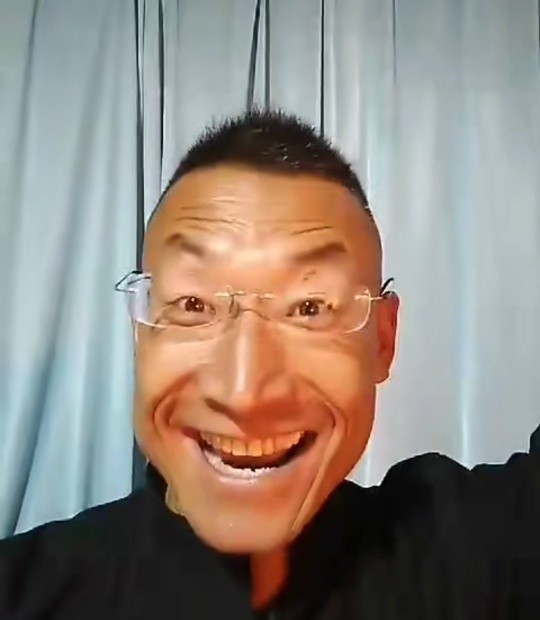
#> input picture AA_classification/pic.jpg, 540 x 620 px
$ python functions.py
#> lines starting #> are read from the running program, lines starting #| are printed output that depends on the picture

import cv2
import numpy as np


def blend(img1, img2, alpha):
    if alpha == 0.0:
        out = img1
    elif alpha == 1.0:
        out = img2
    else:
        img1 = img1.astype(np.float32)
        img2 = img2.astype(np.float32)
        out = (img1 + alpha * (img2 - img1)).astype(np.uint8)
    return out


def autocontrast_func(img, cutoff=0):
    '''
        same output as PIL.ImageOps.autocontrast
    '''
    n_bins = 256
    def tune_channel(ch):
        n = ch.size
        cut = cutoff * n // 100
        if cut == 0:
            high, low = ch.max().astype(np.int64), ch.min().astype(np.int64)
        else:
            hist = cv2.calcHist([ch], [0], None, [n_bins], [0, n_bins])
            low = np.argwhere(np.cumsum(hist) > cut)
            low = 0 if low.shape[0] == 0 else low[0]
            high = np.argwhere(np.cumsum(hist[::-1]) > cut)
            high = n_bins - 1 if high.shape[0] == 0 else n_bins - 1 - high[0]
        if high <= low:
            table = np.arange(n_bins)
        else:
            scale = (n_bins - 1) / (high - low)
            offset = -low * scale
            table = np.arange(n_bins) * scale + offset
            table[table < 0] = 0
            table[table > n_bins - 1] = n_bins - 1
        table = table.clip(0, 255).astype(np.uint8)
        return table[ch]
    channels = [tune_channel(ch) for ch in cv2.split(img)]
    out = cv2.merge(channels)
    return out


def equalize_func(img):
    '''
        same output as PIL.ImageOps.equalize
        PIL's implementation is different from cv2.equalize
    '''
    n_bins = 256
    def tune_channel(ch):
        hist = cv2.calcHist([ch], [0], None, [n_bins], [0, n_bins])
        non_zero_hist = hist[hist != 0].reshape(-1)
        step = np.sum(non_zero_hist[:-1]) // (n_bins - 1)
        if step == 0: return ch
        n = np.empty_like(hist)
        n[0] = step // 2
        n[1:] = hist[:-1]
        table = (np.cumsum(n) // step).clip(0, 255).astype(np.uint8)
        return table[ch]
    channels = [tune_channel(ch) for ch in cv2.split(img)]
    out = cv2.merge(channels)
    return out


def invert_func(img):
    '''
        same output as PIL.ImageOps.invert
    '''
    return 255 - img


def rotate_func(img, degree, fill=(0, 0, 0)):
    '''
    like PIL, rotate by degree, not radians
    '''
    H, W = img.shape[0], img.shape[1]
    center = W / 2, H / 2
    M = cv2.getRotationMatrix2D(center, degree, 1)
    out = cv2.warpAffine(img, M, (W, H), borderValue=fill)
    return out


def posterize_func(img, bits):
    '''
        same output as PIL.ImageOps.posterize
    '''
    out = np.bitwise_and(img, np.uint8(255 << (8 - bits)))
    return out


def solarize_func(img, thresh=128):
    '''
        same output as PIL.ImageOps.posterize
    '''
    table = np.array([el if el < thresh else 255 - el for el in range(256)])
    table = table.clip(0, 255).astype(np.uint8)
    out = table[img]
    return out


def color_func(img, factor):
    '''
        same output as PIL.ImageEnhance.Color
    '''
    ## implementation according to PIL definition, quite slow
    #  degenerate = cv2.cvtColor(img, cv2.COLOR_BGR2GRAY)[:, :, np.newaxis]
    #  out = blend(degenerate, img, factor)
    #  M = (
    #      np.eye(3) * factor
    #      + np.float32([0.114, 0.587, 0.299]).reshape(3, 1) * (1. - factor)
    #  )[np.newaxis, np.newaxis, :]
    M = (
        np.float32([
            [0.886, -0.114, -0.114],
            [-0.587, 0.413, -0.587],
            [-0.299, -0.299, 0.701]]) * factor
        + np.float32([[0.114], [0.587], [0.299]])
    )
    out = np.matmul(img, M).clip(0, 255).astype(np.uint8)
    return out


def contrast_func(img, factor):
    '''
        same output as PIL.ImageEnhance.Contrast
    '''
    mean = np.sum(np.mean(img, axis=(0, 1)) * np.array([0.114, 0.587, 0.299]))
    table = np.array([(
        el - mean) * factor + mean
        for el in range(256)
    ]).clip(0, 255).astype(np.uint8)
    out = table[img]
    return out


def brightness_func(img, factor):
    '''
        same output as PIL.ImageEnhance.Contrast
    '''
    table = (np.arange(256, dtype=np.float32) * factor).clip(0, 255).astype(np.uint8)
    out = table[img]
    return out


def sharpness_func(img, factor):
    '''
    Implement according to PIL.ImageEnhance.Sharpness, the output is slightly different from the PIL implementation, the differences comes from two things: one is that pil and cv2 use different round methods, one is round() and other is floor(). The other is the boundary padding method, pil remains original pixel values as border, while opencv uses different padding strategies.
    Also note that the implementation of `filter2D` is different between opencv3.4.2 and opencv4.1.2, which will cause the result of opencv3.4.2 matches pil better than 4.1.2.
    '''
    ## This fused the blending process into filter kernel to reduce overhead
    kernel = np.ones((3, 3), dtype=np.float32)
    kernel[1][1] = 5
    kernel /= 13
    kernel = kernel * (1. - factor)
    kernel[1][1] += factor
    out = cv2.filter2D(img, -1, kernel)
    # align border values as pil
    out[0, :, :] = img[0, :, :]
    out[-1, :, :] = img[-1, :, :]
    out[:, 0, :] = img[-1, 0, :]
    out[:, -1, :] = img[-1, -1, :]

    # [14 lines of commented-out code are left out]
    return out


def shear_x_func(img, factor, fill=(0, 0, 0)):
    H, W = img.shape[0], img.shape[1]
    M = np.float32([[1, factor, 0], [0, 1, 0]])
    out = cv2.warpAffine(img, M, (W, H), borderValue=fill, flags=cv2.INTER_LINEAR).astype(np.uint8)
    return out


def shear_y_func(img, factor, fill=(0, 0, 0)):
    H, W = img.shape[0], img.shape[1]
    M = np.float32([[1, 0, 0], [factor, 1, 0]])
    out = cv2.warpAffine(img, M, (W, H), borderValue=fill, flags=cv2.INTER_LINEAR).astype(np.uint8)
    return out


def translate_x_func(img, offset, fill=(0, 0, 0)):
    '''
        same output as PIL.Image.transform
    '''
    H, W = img.shape[0], img.shape[1]
    M = np.float32([[1, 0, -offset], [0, 1, 0]])
    out = cv2.warpAffine(img, M, (W, H), borderValue=fill, flags=cv2.INTER_LINEAR).astype(np.uint8)
    return out


def translate_y_func(img, offset, fill=(0, 0, 0)):
    '''
        same output as PIL.Image.transform
    '''
    H, W = img.shape[0], img.shape[1]
    M = np.float32([[1, 0, 0], [0, 1, -offset]])
    out = cv2.warpAffine(img, M, (W, H), borderValue=fill, flags=cv2.INTER_LINEAR).astype(np.uint8)
    return out


def cutout_func(img, pad_size, replace=(0, 0, 0)):
    replace = np.array(replace, dtype=np.uint8)
    H, W = img.shape[0], img.shape[1]
    rh, rw = np.random.random(2)
    ch, cw = int(rh * H), int(rw * W)
    x1, x2 = max(ch - pad_size, 0), min(ch + pad_size, H)
    y1, y2 = max(cw - pad_size, 0), min(cw + pad_size, W)
    out = img.copy()
    out[x1:x2, y1:y2, :] = replace
    return out


def solarized_add_func(img, addition=0, thresh=128):
    table = np.array([
        el + addition if el < thresh else el for el in range(256)
    ]).clip(0, 255).astype(np.uint8)
    out = table[img]
    return out


func_dict = {
    'AutoContrast': autocontrast_func,
    'Equalize': equalize_func,
    'Invert': invert_func,
    'Rotate': rotate_func,
    'Posterize': posterize_func,
    'Solarize': solarize_func,
    'Color': color_func,
    'Contrast': contrast_func,
    'Brightness': brightness_func,
    'Sharpness': sharpness_func,
    'ShearX': shear_x_func,
    'ShearY': shear_y_func,
    'TranslateX': translate_x_func,
    'TranslateY': translate_y_func,
    'Cutout': cutout_func,
    'SolarizeAdd': solarized_add_func,
}


if __name__ == '__main__':
    import PIL
    from PIL import Image, ImageEnhance, ImageOps
    import time

    pth = './pic.jpg'
    impil = Image.open(pth)
#> impil is the input picture: PIL image 540x620 RGB; mean R, G, B 143.2, 133.7, 125.4
    imcv = cv2.imread(pth)
    out_cv = sharpness_func(imcv, 1.0).astype(np.float32)[1:-1, 1:-1, :]
    sharp_pil = ImageEnhance.Sharpness(impil)
    out_pil = np.array(sharp_pil.enhance(1.0))[1:-1, 1:-1, ::-1].astype(np.float32)
    print('sharpness')
    print(np.sum(np.abs(out_pil - out_cv)))
#| 0.0
    print(np.max(np.abs(out_pil - out_cv)))
#| 0.0
    print(np.min(np.abs(out_pil - out_cv)))
#| 0.0

    pth = './pic.jpg'
    #  pth = './example.png'
    impil = Image.open(pth)
    imcv = cv2.imread(pth)
    t1 = time.time()
    n_test = 1
    cutoff = 20
    for i in range(n_test):
        out_cv = autocontrast_func(imcv, cutoff).astype(np.float32)
#> this loop made 1 pass
    t2 = time.time()
    for i in range(n_test):
        out_pil = np.array(ImageOps.autocontrast(impil, cutoff=cutoff))[:, :, ::-1]
    t3 = time.time()
    print('autocontrast')
    print('cv time: {}'.format(t2 - t1))
    print('pil time: {}'.format(t3 - t2))
    print(np.sum(np.abs(out_pil - out_cv)))
#| 0.0
    print(np.max(np.abs(out_pil - out_cv)))
#| 0.0
    print(np.min(np.abs(out_pil - out_cv)))
#| 0.0

    pth = './pic.jpg'
    impil = Image.open(pth)
    imcv = cv2.imread(pth)
    out_cv = equalize_func(imcv).astype(np.float32)
#> in tune_channel, `hist = cv2.calcHist([ch], [0], None, [n_bins], [0, n_bins])`: hist = 256 values, max 5930 at index 27, min 2 at index 243, mean 1307.8
#> in tune_channel, `non_zero_hist = hist[hist != 0].reshape(-1)`: non_zero_hist has the same summary as hist
#> in tune_channel, `step = np.sum(non_zero_hist[:-1]) // (n_bins - 1)`: step = 1312
#> in tune_channel, `table = (np.cumsum(n) // step).clip(0, 255).astype(np.uint8)`: table = 256 values from 0 to 255
#> in tune_channel (call 2), `hist = cv2.calcHist([ch], [0], None, [n_bins], [0, n_bins])`: hist = 256 values, max 5910 at index 27, min 0 at index 251, mean 1307.8
#> in tune_channel (call 2), `non_zero_hist = hist[hist != 0].reshape(-1)`: non_zero_hist = 253 values, max 5910 at index 27, min 1 at index 246, mean 1323.3
#> in tune_channel (call 2), `return table[ch]`:
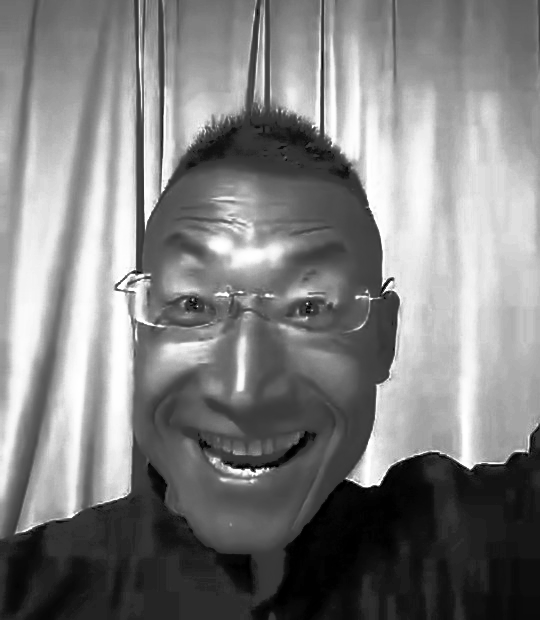
#> returned value: shape (620, 540); min 0, max 255, mean 126.5
#> in tune_channel (call 3), `hist = cv2.calcHist([ch], [0], None, [n_bins], [0, n_bins])`: hist = 256 values, max 5402 at index 23, min 19 at index 1, mean 1307.8
#> in tune_channel (call 3), `non_zero_hist = hist[hist != 0].reshape(-1)`: non_zero_hist has the same summary as hist
#> in tune_channel (call 3), `step = np.sum(non_zero_hist[:-1]) // (n_bins - 1)`: step = 1309
#> in tune_channel (call 3), `return table[ch]`:
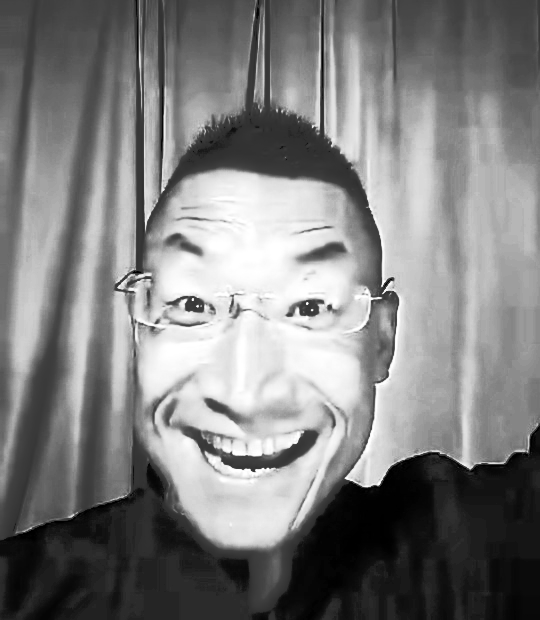
#> returned value: shape (620, 540); min 0, max 255, mean 126.8
#> in equalize_func, `channels = [tune_channel(ch) for ch in cv2.split(img)]`: channels = 3 items
#> out_cv: shape (620, 540, 3) float32
    out_pil = np.array(ImageOps.equalize(impil))[:, :, ::-1]
    print('equalize')
    print(np.sum(np.abs(out_pil - out_cv)))
#| 0.0
    print(np.max(np.abs(out_pil - out_cv)))
#| 0.0
    print(np.min(np.abs(out_pil - out_cv)))
#| 0.0

    ##
    pth = './pic.jpg'
    impil = Image.open(pth)
    imcv = cv2.imread(pth)
    out_cv = invert_func(imcv).astype(np.float32)
#> in invert_func, `return 255 - img`:
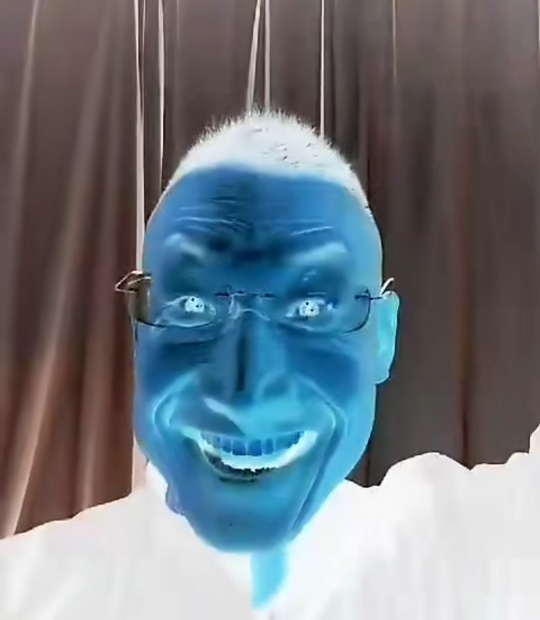
#> returned value: shape (620, 540, 3); mean of channels 0, 1, 2 129.6, 121.3, 111.8; drawn as B, G, R
    out_pil = np.array(ImageOps.invert(impil))[:, :, ::-1]
    print('invert')
    print(np.max(np.abs(out_pil - out_cv)))
#| 0.0
    print(np.min(np.abs(out_pil - out_cv)))
#| 0.0

    ###
    pth = './pic.jpg'
    impil = Image.open(pth)
    imcv = cv2.imread(pth)
    out_cv = rotate_func(imcv, 10).astype(np.float32)
    out_pil = np.array(impil.rotate(10))[:, :, ::-1].astype(np.float32)
    print('rotate')
    print(np.max(np.abs(out_pil - out_cv)))
#| 117.0
    print(np.min(np.abs(out_pil - out_cv)))
#| 0.0

    ##
    pth = './pic.jpg'
    impil = Image.open(pth)
    imcv = cv2.imread(pth)
    out_cv = posterize_func(imcv, 3).astype(np.float32)
    out_pil = np.array(ImageOps.posterize(impil, 3))[:, :, ::-1]
    print('posterize')
    print(np.max(np.abs(out_pil - out_cv)))
#| 0.0
    print(np.min(np.abs(out_pil - out_cv)))
#| 0.0

    ##
    pth = './pic.jpg'
    impil = Image.open(pth)
    imcv = cv2.imread(pth)
    out_cv = solarize_func(imcv, 70).astype(np.float32)
    out_pil = np.array(ImageOps.solarize(impil, 70))[:, :, ::-1].astype(np.float32)
    print('solarize')
    print(np.max(np.abs(out_pil - out_cv)))
#| 0.0
    print(np.min(np.abs(out_pil - out_cv)))
#| 0.0

    ##
    pth = './pic.jpg'
    impil = Image.open(pth)
    imcv = cv2.imread(pth)
    n_test = 1000
    t1 = time.time()
    for i in range(n_test):
        out_cv = color_func(imcv, 0.6).astype(np.float32).astype(np.float32)[:, :, ::-1]
    t2 = time.time()
    for i in range(n_test):
        out_pil = np.array(ImageEnhance.Color(impil).enhance(0.6)).astype(np.float32)
    t3 = time.time()
    print('color')
    print('cv', t2 - t1)
    print('pil', t3 - t2)
    print(np.max(np.abs(out_pil - out_cv)))
#| 1.0
    print(np.min(np.abs(out_pil - out_cv)))
#| 0.0

    ##
    pth = './pic.jpg'
    impil = Image.open(pth)
    imcv = cv2.imread(pth)
    out_cv = contrast_func(imcv, 0.6).astype(np.float32).astype(np.float32)[:, :, ::-1]
#> in contrast_func, `mean = np.sum(np.mean(img, axis=(0, 1)) * np.array([0.114, 0.587, 0.29..`: mean = 135.6
#> in contrast_func, `table = np.array([( el - mean) * factor + mean for el in range(256) ])..`: table = 256 values from 54 to 207
    out_pil = np.array(ImageEnhance.Contrast(impil).enhance(0.6)).astype(np.float32)
    print('contrast')
    print(np.max(np.abs(out_pil - out_cv)))
#| 1.0
    print(np.min(np.abs(out_pil - out_cv)))
#| 0.0

    ##
    pth = './pic.jpg'
    impil = Image.open(pth)
    imcv = cv2.imread(pth)
    out_cv = brightness_func(imcv, 0.6).astype(np.float32).astype(np.float32)[:, :, ::-1]
    out_pil = np.array(ImageEnhance.Brightness(impil).enhance(0.6)).astype(np.float32)
    print('brightness')
    print(np.max(np.abs(out_pil - out_cv)))
#| 0.0
    print(np.min(np.abs(out_pil - out_cv)))
#| 0.0

    ##
    pth = './pic.jpg'
    impil = Image.open(pth)
    imcv = cv2.imread(pth)
    out_cv = shear_x_func(imcv, -0.2)
#> in shear_x_func, `M = np.float32([[1, factor, 0], [0, 1, 0]])`: M = [[1, -0.2, 0], [0, 1, 0]]
#> in shear_x_func, `out = cv2.warpAffine(img, M, (W, H), borderValue=fill, flags=cv2.INTER..`:
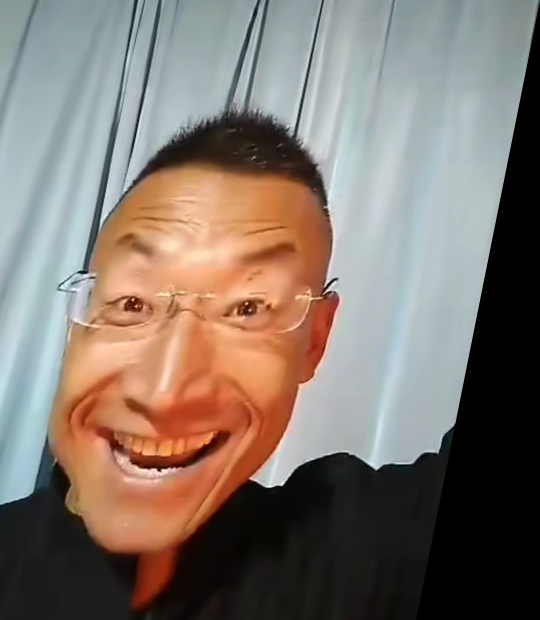
#> out: shape (620, 540, 3); mean B, G, R 109.3, 118.2, 129.8
    cv2.imwrite('out_cv2.jpg', out_cv)
    out_cv = out_cv.astype(np.float32)[:, :, ::-1]
    out_pil = impil.transform(impil.size, Image.AFFINE, (1, 0.2, 0, 0, 1, 0), Image.BICUBIC, fillcolor=0)
#> out_pil: PIL image 540x620 RGB
    out_pil.save('out_pil.jpg')
    out_pil = np.array(out_pil).astype(np.float32)
#> out_pil: shape (620, 540, 3) float32
    print('shear_x')
    print(out_pil[30:35, 40:45, 0])
#| [[139. 140. 140. 140. 140.]
#|  [140. 140. 140. 140. 140.]
#|  [137. 138. 139. 139. 139.]
#|  [138. 138. 137. 138. 138.]
#|  [139. 138. 137. 138. 138.]]
    print(out_cv[30:35, 40:45, 0])
#| [[139. 140. 140. 140. 140.]
#|  [140. 140. 140. 140. 140.]
#|  [138. 138. 139. 139. 139.]
#|  [138. 138. 138. 139. 139.]
#|  [139. 138. 138. 139. 139.]]
    print(np.max(np.abs(out_pil - out_cv)))
#| 113.0
    print(np.min(np.abs(out_pil - out_cv)))
#| 0.0

    ##
    pth = './pic.jpg'
    impil = Image.open(pth)
    imcv = cv2.imread(pth)
    out_cv = shear_y_func(imcv, 0.2)
#> in shear_y_func, `M = np.float32([[1, 0, 0], [factor, 1, 0]])`: M = [[1, 0, 0], [0.2, 1, 0]]
#> in shear_y_func, `out = cv2.warpAffine(img, M, (W, H), borderValue=fill, flags=cv2.INTER..`:
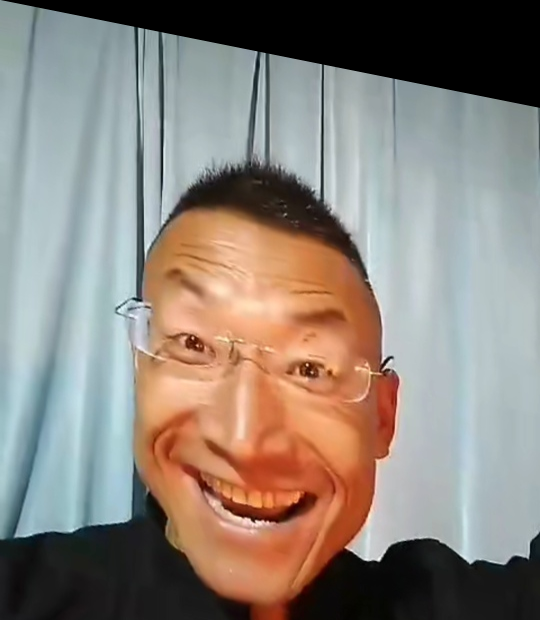
#> out: shape (620, 540, 3); mean B, G, R 123.7, 131.8, 140.9
    out_cv = out_cv.astype(np.float32)[:, :, ::-1]
    out_pil = impil.transform(impil.size, Image.AFFINE, (1, 0, 0, -0.2, 1, 0), Image.BICUBIC, fillcolor=0)
#> out_pil: PIL image 540x620 RGB
    out_pil = np.array(out_pil).astype(np.float32)
#> out_pil: shape (620, 540, 3) float32
    print('shear_y')
    print(np.max(np.abs(out_pil - out_cv)))
#| 72.0
    print(np.min(np.abs(out_pil - out_cv)))
#| 0.0

    ##
    pth = './pic.jpg'
    impil = Image.open(pth)
    imcv = cv2.imread(pth)
    out_cv = translate_x_func(imcv, 4)
#> in translate_x_func, `M = np.float32([[1, 0, -offset], [0, 1, 0]])`: M = [[1, 0, -4], [0, 1, 0]]
    out_cv = out_cv.astype(np.float32)[:, :, ::-1]
    out_pil = impil.transform(impil.size, Image.AFFINE, (1, 0, 4, 0, 1, 0), Image.BICUBIC, fillcolor=0)
#> out_pil: PIL image 540x620 RGB
    out_pil = np.array(out_pil).astype(np.float32)
    print('translate_x')
    print(np.max(np.abs(out_pil - out_cv)))
#| 0.0
    print(np.min(np.abs(out_pil - out_cv)))
#| 0.0

    ##
    pth = './pic.jpg'
    impil = Image.open(pth)
    imcv = cv2.imread(pth)
    out_cv = translate_y_func(imcv, 0.1)
#> in translate_y_func, `M = np.float32([[1, 0, 0], [0, 1, -offset]])`: M = [[1, 0, 0], [0, 1, -0.1]]
    out_cv = out_cv.astype(np.float32)[:, :, ::-1]
    offset = int(0.1 * impil.size[1])
#> offset = 62
    out_pil = impil.transform(impil.size, Image.AFFINE, (1, 0, 0, 0, 1, offset), Image.BICUBIC, fillcolor=0)
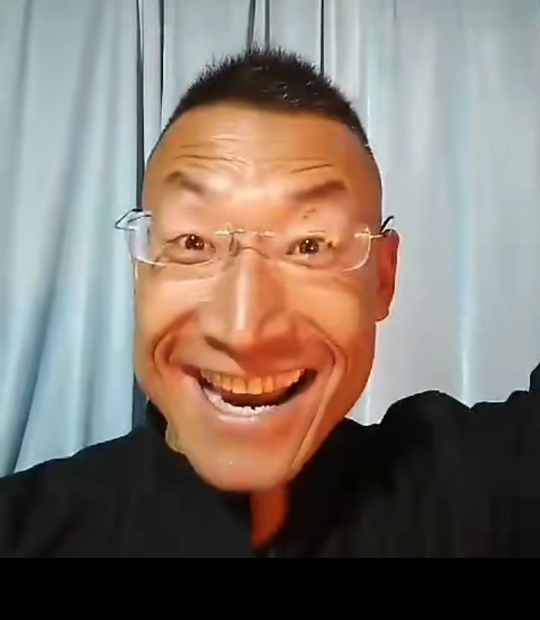
#> out_pil: PIL image 540x620 RGB; mean R, G, B 128.8, 117.9, 109.4
    out_pil = np.array(out_pil).astype(np.float32)
#> out_pil: shape (620, 540, 3) float32
    print('translate_y')
    print(np.max(np.abs(out_pil - out_cv)))
#| 249.0
    print(np.min(np.abs(out_pil - out_cv)))
#| 0.0

    ##
    pth = './pic.jpg'
    imcv = cv2.imread(pth)
    out_cv = cutout_func(imcv, 16, (128, 128, 128))
#> in cutout_func, `out[x1:x2, y1:y2, :] = replace`:
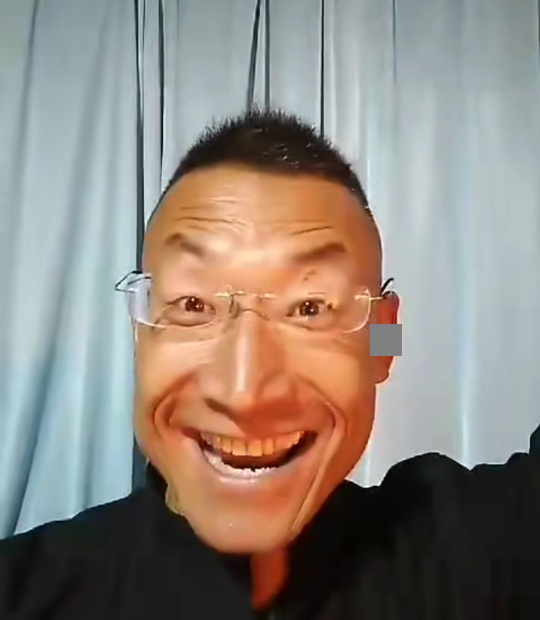
#> out: shape (620, 540, 3); mean B, G, R 125.6, 133.8, 143
    cv2.imwrite('out_cv2.jpg', out_cv)
